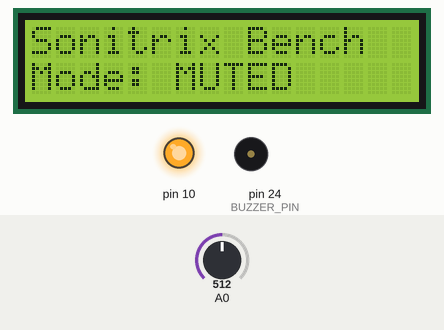
Recording of a sketch running on a simulated Arduino Mega 2560, built with avr-gcc and run on an emulated ATmega2560. On the bench: 16×2 character LCD, output pins drawn as LEDs (lit = HIGH), buzzer (waves = sounding, pin HIGH). The test bench sets the inputs (shaded band); at power-on: A0 = 512.

Above: at 1.2 s.
1.3 s: A0 set to 457
2.8 s: A0 set to 437
At 3.01 s:
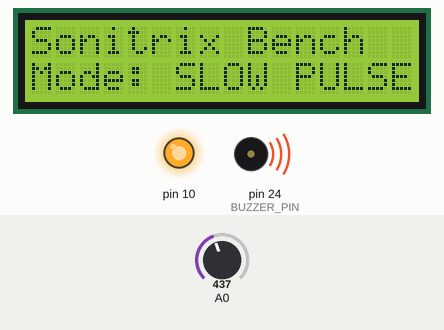
5.8 s: A0 set to 265
7.5 s: A0 set to 239
At 8.4 s:
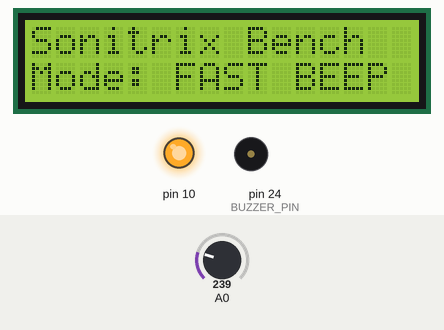
9.3 s: A0 set to 55
10.8 s: A0 set to 44
At 11.9 s:
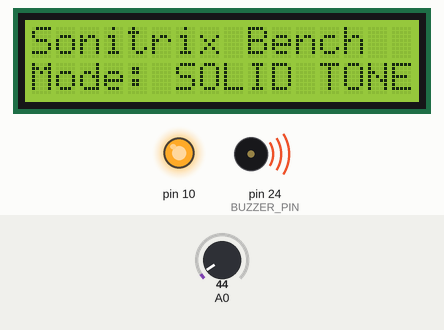
Timing chart, 0 to 13.3 s (numbered marks = the images above; inputs shaded):
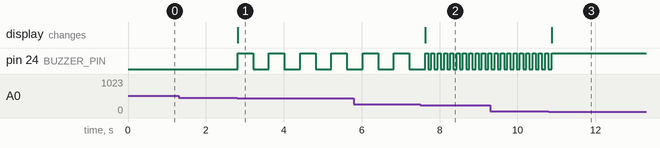

Measured:
- the behaviour switches between 450 and 449 on A0 (found by bisection; images 0 and 1)
- the behaviour switches between 250 and 249 on A0 (found by bisection; images 1 and 2)
- the behaviour switches between 50 and 49 on A0 (found by bisection; images 2 and 3)
- after the input at 1.3 s, every drawn part: stays the same
- after the input at 2.8 s, pin 24 (BUZZER_PIN): alternates HIGH for 0.40 s and LOW for 0.40 s, starting at once; the display: changes at once (image 1)
- after the input at 7.5 s, pin 24 (BUZZER_PIN): alternates HIGH for 0.08 s and LOW for 0.08 s, starting after 0.21 s; the display: changes after 0.13 s (image 2)
- after the input at 10.8 s, pin 24 (BUZZER_PIN): goes on until 10.9 s, then stays HIGH; the display: changes after 0.07 s (image 3)

The sketch:

sonitrix_bench.ino
```cpp
#include <LiquidCrystal.h>

LiquidCrystal lcd(8, 9, 4, 5, 6, 7);

const int BUZZER_PIN = 24;
int alarmMode = 0; // 0 = Off, 1 = Continuous, 2 = Fast Beep, 3 = Slow Pulse

void setup() {
  lcd.begin(16, 2);
  lcd.print("Sonitrix Bench");

  pinMode(BUZZER_PIN, OUTPUT);
  pinMode(10, OUTPUT);
  digitalWrite(10, HIGH); // Backlight ON
}

void loop() {
  int buttonValue = analogRead(A0);

  if (buttonValue < 50) {
    alarmMode = 1; // RIGHT button
  } else if (buttonValue < 250) {
    alarmMode = 2; // UP button
  } else if (buttonValue < 450) {
    alarmMode = 3; // DOWN button
  } else if (buttonValue < 850) {
    alarmMode = 0; // SELECT/LEFT button
  }

  lcd.setCursor(0, 1);
  if (alarmMode == 0) {
    lcd.print("Mode: MUTED");
    digitalWrite(BUZZER_PIN, LOW);
    delay(100);
  }
  else if (alarmMode == 1) {
    lcd.print("Mode: SOLID TONE");
    digitalWrite(BUZZER_PIN, HIGH);
    delay(100);
  }
  else if (alarmMode == 2) {
    lcd.print("Mode: FAST BEEP ");
    digitalWrite(BUZZER_PIN, HIGH);
    delay(80);
    digitalWrite(BUZZER_PIN, LOW);
    delay(80);
  }
  else if (alarmMode == 3) {
    lcd.print("Mode: SLOW PULSE");
    digitalWrite(BUZZER_PIN, HIGH);
    delay(400);
    digitalWrite(BUZZER_PIN, LOW);
    delay(400);
  }
}
```
